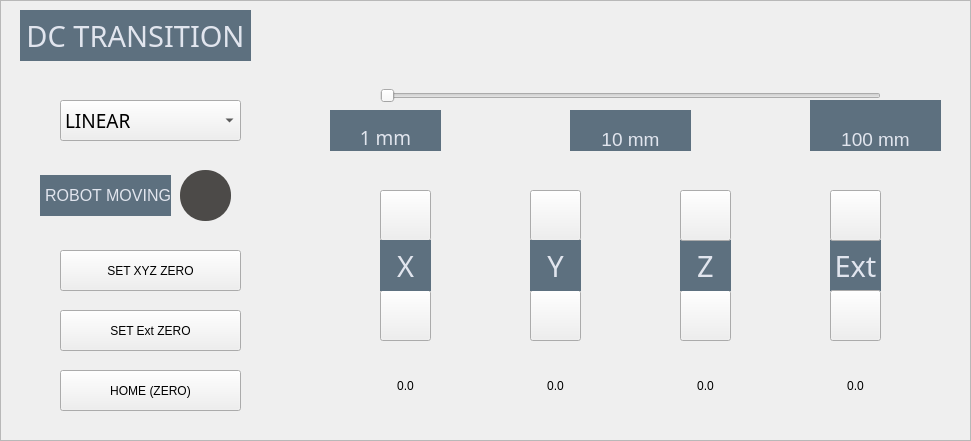
     <widget class="QFrame" name="DC_frame">
      <property name="geometry">
       <rect>
        <x>30</x>
        <y>20</y>
        <width>971</width>
        <height>441</height>
       </rect>
      </property>
      <property name="styleSheet">
       <string notr="true"/>
      </property>
      <property name="frameShape">
       <enum>QFrame::StyledPanel</enum>
      </property>
      <property name="frameShadow">
       <enum>QFrame::Raised</enum>
      </property>
      <widget class="QLabel" name="DC_0_frameLabel">
       <property name="geometry">
        <rect>
         <x>20</x>
         <y>10</y>
         <width>231</width>
         <height>51</height>
        </rect>
       </property>
       <property name="font">
        <font>
         <family>Bahnschrift</family>
         <pointsize>22</pointsize>
        </font>
       </property>
       <property name="styleSheet">
        <string notr="true">border: 0px;
font-size: 22pt;
padding: 0px;
background-color: #5D707F;
color: #E1E5EE;</string>
       </property>
       <property name="text">
        <string>DC TRANSITION</string>
       </property>
       <property name="alignment">
        <set>Qt::AlignCenter</set>
       </property>
      </widget>
      <widget class="QComboBox" name="DC_drpd_moveType">
       <property name="geometry">
        <rect>
         <x>60</x>
         <y>100</y>
         <width>181</width>
         <height>41</height>
        </rect>
       </property>
       <property name="font">
        <font>
         <family>Bahnschrift</family>
         <pointsize>14</pointsize>
        </font>
       </property>
       <property name="styleSheet">
        <string notr="true"/>
       </property>
       <property name="insertPolicy">
        <enum>QComboBox::InsertAfterCurrent</enum>
       </property>
       <item>
        <property name="text">
         <string>LINEAR</string>
        </property>
       </item>
       <item>
        <property name="text">
         <string>JOINT</string>
        </property>
       </item>
      </widget>
      <widget class="QLabel" name="DC_lbl_robotMoving">
       <property name="geometry">
        <rect>
         <x>40</x>
         <y>175</y>
         <width>131</width>
         <height>41</height>
        </rect>
       </property>
       <property name="styleSheet">
        <string notr="true">border: 0px;
font-size: 12pt;
background-color: #5D707F;
color: #E1E5EE;</string>
       </property>
       <property name="text">
        <string>ROBOT MOVING</string>
       </property>
       <property name="alignment">
        <set>Qt::AlignRight|Qt::AlignTrailing|Qt::AlignVCenter</set>
       </property>
      </widget>
      <widget class="QLabel" name="DC_indi_robotMoving">
       <property name="geometry">
        <rect>
         <x>180</x>
         <y>170</y>
         <width>51</width>
         <height>51</height>
        </rect>
       </property>
       <property name="styleSheet">
        <string notr="true">border-radius: 25px;
background-color: #4c4a48;</string>
       </property>
       <property name="text">
        <string/>
       </property>
      </widget>
      <widget class="QPushButton" name="DC_btt_xyzZero">
       <property name="geometry">
        <rect>
         <x>60</x>
         <y>250</y>
         <width>181</width>
         <height>41</height>
        </rect>
       </property>
       <property name="text">
        <string>SET XYZ ZERO</string>
       </property>
      </widget>
      <widget class="QPushButton" name="DC_btt_extZero">
       <property name="geometry">
        <rect>
         <x>60</x>
         <y>310</y>
         <width>181</width>
         <height>41</height>
        </rect>
       </property>
       <property name="text">
        <string>SET Ext ZERO</string>
       </property>
      </widget>
      <widget class="QPushButton" name="DC_btt_home">
       <property name="geometry">
        <rect>
         <x>60</x>
         <y>370</y>
         <width>181</width>
         <height>41</height>
        </rect>
       </property>
       <property name="text">
        <string>HOME (ZERO)</string>
       </property>
      </widget>
      <widget class="QSlider" name="DC_sld_stepWidth">
       <property name="geometry">
        <rect>
         <x>380</x>
         <y>80</y>
         <width>501</width>
         <height>31</height>
        </rect>
       </property>
       <property name="styleSheet">
        <string notr="true"/>
       </property>
       <property name="minimum">
        <number>1</number>
       </property>
       <property name="maximum">
        <number>3</number>
       </property>
       <property name="value">
        <number>1</number>
       </property>
       <property name="orientation">
        <enum>Qt::Horizontal</enum>
       </property>
      </widget>
      <widget class="QPushButton" name="DC_btt_xPlus">
       <property name="geometry">
        <rect>
         <x>380</x>
         <y>190</y>
         <width>51</width>
         <height>51</height>
        </rect>
       </property>
       <property name="autoFillBackground">
        <bool>false</bool>
       </property>
       <property name="styleSheet">
        <string notr="true">image: url(:/images/up1.png);</string>
       </property>
       <property name="text">
        <string/>
       </property>
      </widget>
      <widget class="QPushButton" name="DC_btt_xMinus">
       <property name="geometry">
        <rect>
         <x>380</x>
         <y>290</y>
         <width>51</width>
         <height>51</height>
        </rect>
       </property>
       <property name="autoFillBackground">
        <bool>false</bool>
       </property>
       <property name="styleSheet">
        <string notr="true">image: url(:/images/down1.png);</string>
       </property>
       <property name="text">
        <string/>
       </property>
      </widget>
      <widget class="QLabel" name="DC_lbl_x">
       <property name="geometry">
        <rect>
         <x>380</x>
         <y>240</y>
         <width>51</width>
         <height>51</height>
        </rect>
       </property>
       <property name="font">
        <font>
         <family>Bahnschrift</family>
         <pointsize>22</pointsize>
        </font>
       </property>
       <property name="styleSheet">
        <string notr="true">border: 0px;
font-size: 22pt;
padding: 0px;
background-color: #5D707F;
color: #E1E5EE;</string>
       </property>
       <property name="text">
        <string>X</string>
       </property>
       <property name="alignment">
        <set>Qt::AlignCenter</set>
       </property>
      </widget>
      <widget class="QPushButton" name="DC_btt_yPlus">
       <property name="geometry">
        <rect>
         <x>530</x>
         <y>190</y>
         <width>51</width>
         <height>51</height>
        </rect>
       </property>
       <property name="autoFillBackground">
        <bool>false</bool>
       </property>
       <property name="styleSheet">
        <string notr="true">image: url(:/images/up1.png);</string>
       </property>
       <property name="text">
        <string/>
       </property>
      </widget>
      <widget class="QPushButton" name="DC_btt_yMinus">
       <property name="geometry">
        <rect>
         <x>530</x>
         <y>290</y>
         <width>51</width>
         <height>51</height>
        </rect>
       </property>
       <property name="autoFillBackground">
        <bool>false</bool>
       </property>
       <property name="styleSheet">
        <string notr="true">image: url(:/images/down1.png);</string>
       </property>
       <property name="text">
        <string/>
       </property>
      </widget>
      <widget class="QLabel" name="DC_lbl_y">
       <property name="geometry">
        <rect>
         <x>530</x>
         <y>240</y>
         <width>51</width>
         <height>51</height>
        </rect>
       </property>
       <property name="font">
        <font>
         <family>Bahnschrift</family>
         <pointsize>22</pointsize>
        </font>
       </property>
       <property name="styleSheet">
        <string notr="true">border: 0px;
font-size: 22pt;
padding: 0px;
background-color: #5D707F;
color: #E1E5EE;</string>
       </property>
       <property name="text">
        <string>Y</string>
       </property>
       <property name="alignment">
        <set>Qt::AlignCenter</set>
       </property>
      </widget>
      <widget class="QLabel" name="DC_lbl_ext">
       <property name="geometry">
        <rect>
         <x>830</x>
         <y>240</y>
         <width>51</width>
         <height>51</height>
        </rect>
       </property>
       <property name="font">
        <font>
         <family>Bahnschrift</family>
         <pointsize>22</pointsize>
        </font>
       </property>
       <property name="styleSheet">
        <string notr="true">border: 0px;
font-size: 22pt;
padding: 0px;
background-color: #5D707F;
color: #E1E5EE;</string>
       </property>
       <property name="text">
        <string>Ext</string>
       </property>
       <property name="alignment">
        <set>Qt::AlignCenter</set>
       </property>
      </widget>
      <widget class="QPushButton" name="DC_btt_extPlus">
       <property name="geometry">
        <rect>
         <x>830</x>
         <y>190</y>
         <width>51</width>
         <height>51</height>
        </rect>
       </property>
       <property name="autoFillBackground">
        <bool>false</bool>
       </property>
       <property name="styleSheet">
        <string notr="true">image: url(:/images/up1.png);</string>
       </property>
       <property name="text">
        <string/>
       </property>
      </widget>
      <widget class="QPushButton" name="DC_btt_zMinus">
       <property name="geometry">
        <rect>
         <x>680</x>
         <y>290</y>
         <width>51</width>
         <height>51</height>
        </rect>
       </property>
       <property name="autoFillBackground">
        <bool>false</bool>
       </property>
       <property name="styleSheet">
        <string notr="true">image: url(:/images/down1.png);</string>
       </property>
       <property name="text">
        <string/>
       </property>
      </widget>
      <widget class="QLabel" name="DC_lbl_z">
       <property name="geometry">
        <rect>
         <x>680</x>
         <y>240</y>
         <width>51</width>
         <height>51</height>
        </rect>
       </property>
       <property name="font">
        <font>
         <family>Bahnschrift</family>
         <pointsize>22</pointsize>
        </font>
       </property>
       <property name="styleSheet">
        <string notr="true">border: 0px;
font-size: 22pt;
padding: 0px;
background-color: #5D707F;
color: #E1E5EE;</string>
       </property>
       <property name="text">
        <string>Z</string>
       </property>
       <property name="alignment">
        <set>Qt::AlignCenter</set>
       </property>
      </widget>
      <widget class="QPushButton" name="DC_btt_zPlus">
       <property name="geometry">
        <rect>
         <x>680</x>
         <y>190</y>
         <width>51</width>
         <height>51</height>
        </rect>
       </property>
       <property name="autoFillBackground">
        <bool>false</bool>
       </property>
       <property name="styleSheet">
        <string notr="true">image: url(:/images/up1.png);</string>
       </property>
       <property name="text">
        <string/>
       </property>
      </widget>
      <widget class="QPushButton" name="DC_btt_extMinus">
       <property name="geometry">
        <rect>
         <x>830</x>
         <y>290</y>
         <width>51</width>
         <height>51</height>
        </rect>
       </property>
       <property name="autoFillBackground">
        <bool>false</bool>
       </property>
       <property name="styleSheet">
        <string notr="true">image: url(:/images/down1.png);</string>
       </property>
       <property name="text">
        <string/>
       </property>
      </widget>
      <widget class="QLabel" name="DC_disp_x">
       <property name="geometry">
        <rect>
         <x>370</x>
         <y>360</y>
         <width>71</width>
         <height>51</height>
        </rect>
       </property>
       <property name="text">
        <string>0.0</string>
       </property>
       <property name="alignment">
        <set>Qt::AlignCenter</set>
       </property>
      </widget>
      <widget class="QLabel" name="DC_disp_y">
       <property name="geometry">
        <rect>
         <x>520</x>
         <y>360</y>
         <width>71</width>
         <height>51</height>
        </rect>
       </property>
       <property name="text">
        <string>0.0</string>
       </property>
       <property name="alignment">
        <set>Qt::AlignCenter</set>
       </property>
      </widget>
      <widget class="QLabel" name="DC_disp_z">
       <property name="geometry">
        <rect>
         <x>670</x>
         <y>360</y>
         <width>71</width>
         <height>51</height>
        </rect>
       </property>
       <property name="text">
        <string>0.0</string>
       </property>
       <property name="alignment">
        <set>Qt::AlignCenter</set>
       </property>
      </widget>
      <widget class="QLabel" name="DC_disp_ext">
       <property name="geometry">
        <rect>
         <x>820</x>
         <y>360</y>
         <width>71</width>
         <height>51</height>
        </rect>
       </property>
       <property name="text">
        <string>0.0</string>
       </property>
       <property name="alignment">
        <set>Qt::AlignCenter</set>
       </property>
      </widget>
      <widget class="QLabel" name="DC_lbl_stepWidth_1mm">
       <property name="geometry">
        <rect>
         <x>330</x>
         <y>110</y>
         <width>111</width>
         <height>41</height>
        </rect>
       </property>
       <property name="font">
        <font>
         <family>Bahnschrift</family>
         <pointsize>14</pointsize>
        </font>
       </property>
       <property name="styleSheet">
        <string notr="true">border: 0px;
background-color: #5D707F;
color: #E1E5EE;
font-size: 14pt;</string>
       </property>
       <property name="text">
        <string>1 mm</string>
       </property>
       <property name="alignment">
        <set>Qt::AlignBottom|Qt::AlignHCenter</set>
       </property>
      </widget>
      <widget class="QLabel" name="DC_lbl_stepWidth_10mm">
       <property name="geometry">
        <rect>
         <x>570</x>
         <y>110</y>
         <width>121</width>
         <height>41</height>
        </rect>
       </property>
       <property name="styleSheet">
        <string notr="true">border: 0px;
background-color: #5D707F;
color: #E1E5EE;
font-size: 14pt;</string>
       </property>
       <property name="text">
        <string>10 mm</string>
       </property>
       <property name="alignment">
        <set>Qt::AlignBottom|Qt::AlignHCenter</set>
       </property>
      </widget>
      <widget class="QLabel" name="DC_lbl_stepWidth_100mm">
       <property name="geometry">
        <rect>
         <x>810</x>
         <y>100</y>
         <width>131</width>
         <height>51</height>
        </rect>
       </property>
       <property name="styleSheet">
        <string notr="true">border: 0px;
background-color: #5D707F;
color: #E1E5EE;
font-size: 14pt;</string>
       </property>
       <property name="text">
        <string>100 mm</string>
       </property>
       <property name="alignment">
        <set>Qt::AlignBottom|Qt::AlignHCenter</set>
       </property>
      </widget>
      <zorder>DC_lbl_stepWidth_100mm</zorder>
      <zorder>DC_0_frameLabel</zorder>
      <zorder>DC_drpd_moveType</zorder>
      <zorder>DC_lbl_robotMoving</zorder>
      <zorder>DC_indi_robotMoving</zorder>
      <zorder>DC_btt_xyzZero</zorder>
      <zorder>DC_btt_extZero</zorder>
      <zorder>DC_btt_home</zorder>
      <zorder>DC_btt_xPlus</zorder>
      <zorder>DC_btt_xMinus</zorder>
      <zorder>DC_lbl_x</zorder>
      <zorder>DC_btt_yPlus</zorder>
      <zorder>DC_btt_yMinus</zorder>
      <zorder>DC_lbl_y</zorder>
      <zorder>DC_lbl_ext</zorder>
      <zorder>DC_btt_extPlus</zorder>
      <zorder>DC_btt_zMinus</zorder>
      <zorder>DC_lbl_z</zorder>
      <zorder>DC_btt_zPlus</zorder>
      <zorder>DC_btt_extMinus</zorder>
      <zorder>DC_disp_x</zorder>
      <zorder>DC_disp_y</zorder>
      <zorder>DC_disp_z</zorder>
      <zorder>DC_disp_ext</zorder>
      <zorder>DC_lbl_stepWidth_1mm</zorder>
      <zorder>DC_lbl_stepWidth_10mm</zorder>
      <zorder>DC_sld_stepWidth</zorder>
     </widget>
